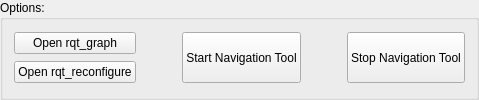
      <widget class="QGroupBox" name="groupBox_2">
       <property name="title">
        <string>Options:</string>
       </property>
       <layout class="QGridLayout" name="gridLayout_8">
        <item row="1" column="2" rowspan="2">
         <layout class="QHBoxLayout" name="horizontalLayout_16">
          <item>
           <widget class="QPushButton" name="pushButton_startNavigationTool">
            <property name="sizePolicy">
             <sizepolicy hsizetype="Fixed" vsizetype="Preferred">
              <horstretch>0</horstretch>
              <verstretch>0</verstretch>
             </sizepolicy>
            </property>
            <property name="text">
             <string>Start Navigation Tool</string>
            </property>
           </widget>
          </item>
          <item>
           <spacer name="horizontalSpacer_11">
            <property name="orientation">
             <enum>Qt::Horizontal</enum>
            </property>
            <property name="sizeType">
             <enum>QSizePolicy::Fixed</enum>
            </property>
            <property name="sizeHint" stdset="0">
             <size>
              <width>40</width>
              <height>20</height>
             </size>
            </property>
           </spacer>
          </item>
          <item>
           <widget class="QPushButton" name="pushButton_stopNavigationTool">
            <property name="sizePolicy">
             <sizepolicy hsizetype="Fixed" vsizetype="Preferred">
              <horstretch>0</horstretch>
              <verstretch>0</verstretch>
             </sizepolicy>
            </property>
            <property name="text">
             <string>Stop Navigation Tool</string>
            </property>
           </widget>
          </item>
         </layout>
        </item>
        <item row="2" column="1">
         <spacer name="horizontalSpacer_10">
          <property name="orientation">
           <enum>Qt::Horizontal</enum>
          </property>
          <property name="sizeHint" stdset="0">
           <size>
            <width>40</width>
            <height>20</height>
           </size>
          </property>
         </spacer>
        </item>
        <item row="2" column="0">
         <widget class="QPushButton" name="pushButton_openRqtReconfigureNav">
          <property name="text">
           <string>Open rqt_reconfigure</string>
          </property>
         </widget>
        </item>
        <item row="1" column="0">
         <widget class="QPushButton" name="pushButton_openRqtGraphNav">
          <property name="text">
           <string>Open rqt_graph</string>
          </property>
         </widget>
        </item>
       </layout>
      </widget>
